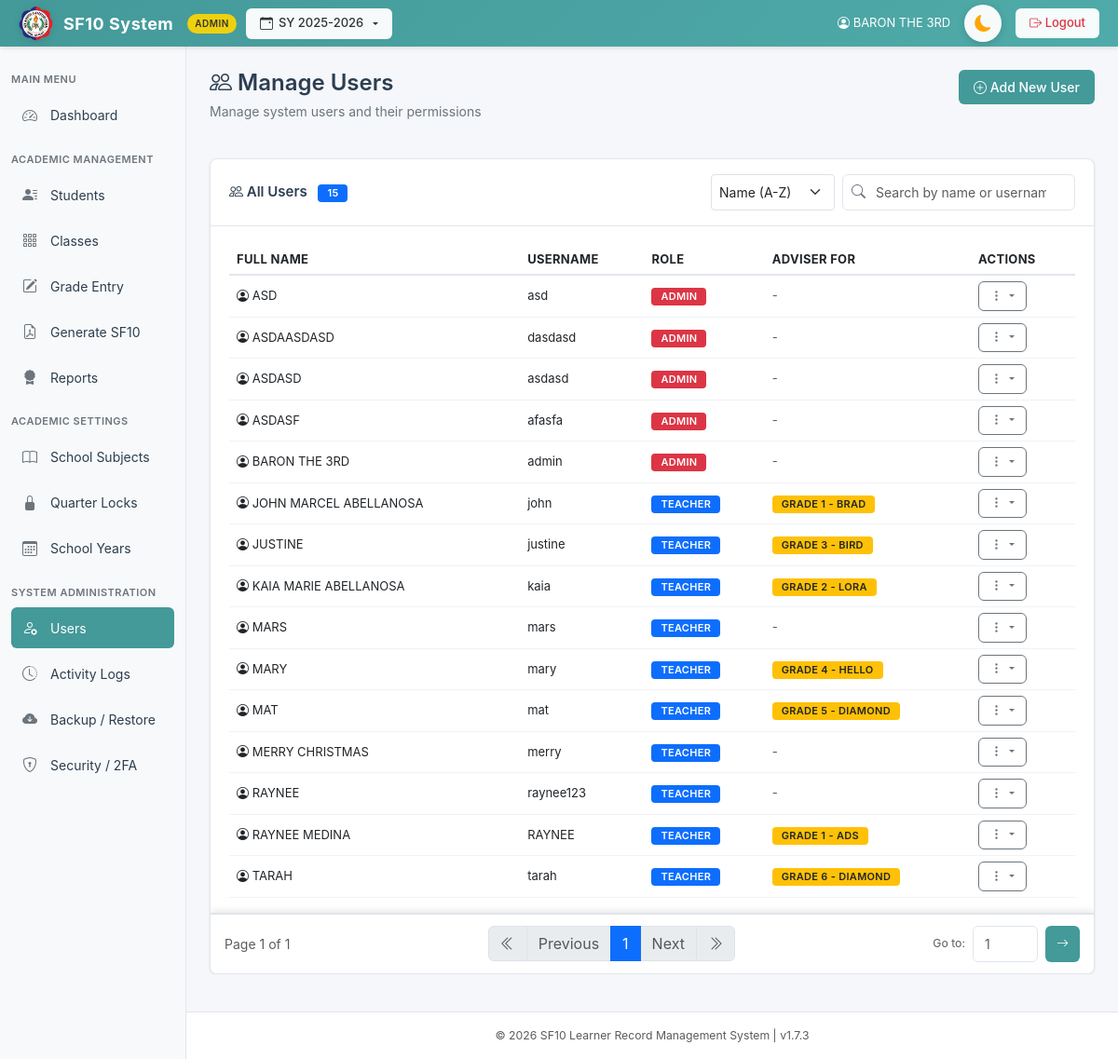
Page /pages/users.php (signed in) on the committed database.
### tables this page shows
CREATE TABLE `users` (
  `id` int(11) NOT NULL AUTO_INCREMENT,
  `username` varchar(50) NOT NULL,
  `password` varchar(255) NOT NULL,
  `full_name` varchar(100) NOT NULL,
  `role` enum('admin','teacher') NOT NULL,
  `school_name` varchar(255) DEFAULT NULL,
  `school_id` varchar(50) DEFAULT NULL,
  `district` varchar(100) DEFAULT NULL,
  `division` varchar(100) DEFAULT NULL,
  `region` varchar(100) DEFAULT NULL,
  `subject_id` int(11) DEFAULT NULL COMMENT 'For subject teachers - which subject they teach',
  `created_at` timestamp NOT NULL DEFAULT current_timestamp(),
  `totp_secret` varchar(255) DEFAULT NULL,
  `2fa_on_login` tinyint(1) DEFAULT 0,
  `remember_token` varchar(255) DEFAULT NULL,
  PRIMARY KEY (`id`),
  UNIQUE KEY `username` (`username`),
  KEY `fk_users_subject` (`subject_id`),
  CONSTRAINT `fk_users_subject` FOREIGN KEY (`subject_id`) REFERENCES `subjects` (`id`) ON DELETE SET NULL ON UPDATE CASCADE
);

### pages/users.php (the view, shortened to what this page needs)
<?php
include "../includes/db.php";
include "../templates/header.php";
$current_school_year_id = $_SESSION['school_year_id'] ?? null;
if ($current_school_year_id) {
    $sy_filter = "AND ta.school_year_id = " . intval($current_school_year_id);
} else {
    $sy_filter = "AND 1=0";
}
$search = $_GET['search'] ?? '';
$sort = $_GET['sort'] ?? 'name-asc';
$page = isset($_GET['page']) ? max(1, (int)$_GET['page']) : 1;
$items_per_page = 20;
$where_conditions = [];
$params = [];
$types = "";
$where_sql = !empty($where_conditions) ? "WHERE " . implode(" AND ", $where_conditions) : "";
$order_sql = "";
$search_order_params = [];
$search_order_types = "";
switch ($sort) {
    case 'name-asc': $order_sql .= "u.full_name ASC"; break;
}
$count_query = "SELECT COUNT(DISTINCT u.id) as total FROM users u $where_sql";
$stmt_count = $conn->prepare($count_query);
$stmt_count->execute();
$total_users = $stmt_count->get_result()->fetch_assoc()['total'];
$total_pages = ceil($total_users / $items_per_page);
$page = max(1, min($total_pages, $page));
$offset = ($page - 1) * $items_per_page;
$users_query = "SELECT u.*,
                GROUP_CONCAT(DISTINCT CASE WHEN ta.assignment_type = 'adviser'
                    THEN CONCAT('Grade ', ta.grade_level, ' - ', ta.section) END) as adviser_info,
                GROUP_CONCAT(DISTINCT CASE WHEN ta.assignment_type = 'subject'
                    THEN CONCAT(s.subject_name, ' (G', ta.grade_level, '-', ta.section, ')') END SEPARATOR ', ') as subject_info
                FROM users u
                LEFT JOIN teacher_assignments ta ON u.id = ta.teacher_id $sy_filter
                LEFT JOIN subjects s ON ta.subject_id = s.id
                $where_sql
                GROUP BY u.id
                ORDER BY $order_sql
                LIMIT ? OFFSET ?";
$stmt_users = $conn->prepare($users_query);
$final_types = $types . $search_order_types . "ii";
$final_params = array_merge($params, $search_order_params, [$items_per_page, $offset]);
$stmt_users->bind_param($final_types, ...$final_params);
$stmt_users->execute();
$users = $stmt_users->get_result();
?>
<div class="d-flex justify-content-between align-items-start mb-4">
    <div class="page-header mb-0">
        <h2><i class="bi bi-people"></i> Manage Users</h2>
        <p class="subtitle">Manage system users and their permissions</p>
    </div>
    <a href="add_user.php" class="btn btn-primary">
        <i class="bi bi-plus-circle"></i> Add New User
    </a>
</div>
<div class="card" id="usersTableCard">
  <div class="card-header d-flex justify-content-between align-items-center">
    <span>
      <i class="bi bi-people"></i> All Users
      <span class="badge bg-primary ms-2" id="userCount"><?= number_format($total_users) ?></span>
    </span>
    <div class="d-flex gap-2">
      <select id="sortUsers" class="form-select form-select-sm" style="width: auto;">
        <option value="name-asc" <?= $sort === 'name-asc' ? 'selected' : '' ?>>Name (A-Z)</option>
      </select>
      <div style="position: relative; width: 250px;">
        <input type="text" class="form-control form-control-sm" id="userSearch" placeholder="Search by name or username..." value="<?= htmlspecialchars($search) ?>" style="padding-left: 35px; padding-right: 30px;">
      </div>
    </div>
  </div>
  <div class="card-body">
    <div class="table-responsive">
      <table class="table table-hover mb-0" id="usersTable">
        <thead>
          <tr>
            <th>Full Name</th>
            <th>Username</th>
            <th>Role</th>
            <th>Adviser For</th>
            <th>Actions</th>
          </tr>
        </thead>
        <tbody>
          <?php if ($users->num_rows > 0): ?>
            <?php while($u = $users->fetch_assoc()): ?>
            <tr class="user-row">
              <td>
                <i class="bi bi-person-circle"></i> <?= htmlspecialchars(strtoupper($u['full_name'])) ?>
              </td>
              <td><?= htmlspecialchars($u['username']) ?></td>
              <td>
                <?php if ($u['role'] === 'admin'): ?>
                  <span class="badge bg-danger">Admin</span>
                <?php else: ?>
                  <span class="badge bg-primary">Teacher</span>
                <?php endif; ?>
              </td>
              <td>
                <?php if ($u['adviser_info']): ?>
                  <span class="badge bg-warning text-dark"><?= htmlspecialchars($u['adviser_info']) ?></span>
                <?php else: ?>
                  <span class="text-muted">-</span>
                <?php endif; ?>
              </td>
              <td>
                <div class="dropdown" style="position: static;">
                  <button class="btn btn-sm btn-secondary dropdown-toggle" type="button" id="actionsDropdown<?= $u['id'] ?>" data-bs-toggle="dropdown" aria-expanded="false">
                    <i class="bi bi-three-dots-vertical"></i>
                  </button>
                </div>
              </td>
            </tr>
            <?php endwhile; ?>
          <?php endif; ?>
        </tbody>
      </table>
    </div>
  </div>
  <?php if ($total_users > 0): ?>
  <div class="pagination-container">
    <div class="d-flex justify-content-between align-items-center">
      <div class="text-muted">
        Page <?= $page ?> of <?= max(1, $total_pages) ?>
      </div>
      <nav aria-label="Page navigation">
        <ul class="pagination mb-0">
          <li class="page-item <?= $page <= 1 ? 'disabled' : '' ?>">
            <a class="page-link" href="?page=1&search=<?= urlencode($search) ?>&sort=<?= urlencode($sort) ?>" title="First Page">
              <i class="bi bi-chevron-double-left"></i>
            </a>
          </li>
          <li class="page-item <?= $page <= 1 ? 'disabled' : '' ?>">
            <a class="page-link" href="?page=<?= max(1, $page - 1) ?>&search=<?= urlencode($search) ?>&sort=<?= urlencode($sort) ?>">Previous</a>
          </li>
          <?php
          $start_page = max(1, $page - 2);
          $end_page = min(max(1, $total_pages), $start_page + 4);
          $start_page = max(1, $end_page - 4);
          for($i = $start_page; $i <= $end_page; $i++):
          ?>
          <li class="page-item <?= $i == $page ? 'active' : '' ?>">
            <a class="page-link" href="?page=<?= $i ?>&search=<?= urlencode($search) ?>&sort=<?= urlencode($sort) ?>"><?= $i ?></a>
          </li>
          <?php endfor; ?>
          <li class="page-item <?= $page >= $total_pages ? 'disabled' : '' ?>">
            <a class="page-link" href="?page=<?= min($total_pages, $page + 1) ?>&search=<?= urlencode($search) ?>&sort=<?= urlencode($sort) ?>">Next</a>
          </li>
          <li class="page-item <?= $page >= $total_pages ? 'disabled' : '' ?>">
            <a class="page-link" href="?page=<?= max(1, $total_pages) ?>&search=<?= urlencode($search) ?>&sort=<?= urlencode($sort) ?>" title="Last Page">
              <i class="bi bi-chevron-double-right"></i>
            </a>
          </li>
        </ul>
      </nav>
      <div class="d-flex align-items-center gap-2">
        <span class="text-muted small">Go to:</span>
        <form method="GET" class="d-flex gap-2" onsubmit="return validatePageJump()">
          <input type="number"
                 name="page"
                 id="pageJump"
                 class="form-control form-control-sm"
                 style="width: 70px;"
                 min="1"
                 max="<?= max(1, $total_pages) ?>"
                 placeholder="<?= $page ?>"
                 title="Enter page number (1-<?= max(1, $total_pages) ?>)">
          <button type="submit" class="btn btn-sm btn-primary">
            <i class="bi bi-arrow-right"></i>
          </button>
        </form>
      </div>
    </div>
  </div>
  <?php endif; ?>
</div>
<?php include '../templates/footer.php'; ?>

### assets/css/style.css (style rules this page uses)
* { margin: 0; padding: 0; box-sizing: border-box; }
body { background-color: #f5f7fa; font-family: -apple-system, BlinkMacSystemFont, "Segoe UI", Roboto, "Helvetica Neue", Arial, sans-serif; color: #2c3e50; font-size: 14px; overflow-x: hidden; overflow-y: overlay; }
html { overflow-y: overlay; }
:root { --primary-teal: #449999; --primary-teal-dark: #3a8585; --primary-teal-light: #4FABA9; --sidebar-bg: #f8f9fa; --topbar-bg: #449999; --text-dark: #2c3e50; --text-muted: #6c757d; --border-color: #e1e5eb; --card-shadow: 0 1px 3px rgba(0, 0, 0, 0.08); --hover-bg: #f0f2f5; --card-bg: #ffffff; --input-bg: #ffffff; --input-border: #ced4da; --input-text: #212529; }
.page-header { margin-bottom: 25px; }
.page-header h2 { color: var(--text-dark); font-size: 24px; font-weight: 600; margin-bottom: 5px; }
.page-header .subtitle { color: var(--text-muted); font-size: 14px; }
.card { border: 1px solid var(--border-color); border-radius: 8px; box-shadow: var(--card-shadow); background: white; margin-bottom: 20px; }
.card-header { background: white; border-bottom: 1px solid var(--border-color); padding: 16px 20px; font-weight: 600; color: var(--text-dark); font-size: 15px; border-radius: 8px 8px 0 0 !important; }
.card-body { padding: 20px; }
.btn { border-radius: 6px; font-weight: 500; padding: 8px 16px; font-size: 14px; transition: all 0.2s; border: none; }
.btn-primary { background-color: var(--primary-teal); color: white; }
.btn-secondary { background-color: #ffffff !important; border-color: #6c757d; color: #6c757d !important; border-width: 1px; border-style: solid; }
.btn-secondary i { color: #6c757d !important; }
.btn-sm { padding: 5px 12px; font-size: 13px; }
.table { font-size: 13px; }
.table thead { background: #f8f9fa; color: var(--text-dark); font-weight: 600; border-bottom: 2px solid var(--border-color); }
.table thead th { padding: 12px; border: none; font-size: 13px; text-transform: uppercase; letter-spacing: 0.3px; }
.table tbody td { padding: 12px; vertical-align: middle; border-bottom: 1px solid #f0f2f5; }
.form-control { border: 1px solid var(--border-color); border-radius: 6px; padding: 8px 12px; transition: all 0.3s; }
.badge { padding: 4px 10px; border-radius: 4px; font-size: 11px; font-weight: 600; text-transform: uppercase; letter-spacing: 0.3px; }
@media (min-width: 992px) { .table { font-size: 14px; } }

### templates/header.php (style rules this page uses)
html, body { background-color: #f4f7fb; }

### pages/users.php (style rules this page uses)
html, body { overflow: hidden !important; height: 100vh; margin: 0; padding: 0; }
body { display: flex; flex-direction: column; }
#mainContent > * { flex-shrink: 0; }
#usersTableCard { flex: 1 1 auto; display: flex; flex-direction: column; min-height: 0; overflow: hidden; margin-bottom: 0 !important; }
#usersTableCard .card-body { flex: 1 1 auto; display: flex; flex-direction: column; min-height: 0; overflow: hidden; padding-bottom: 1rem !important; }
#usersTableCard .table-responsive { flex: 1 1 auto; min-height: 0; overflow-y: auto !important; overflow-x: hidden; margin-bottom: 0; }
#usersTable { font-size: 13px; width: 100%; margin-bottom: 0; }
#usersTable th, #usersTable td { padding: 6px 8px; }
#usersTable thead { position: sticky; top: 0; z-index: 10; background: var(--card-bg, #fff); }
.pagination-container { flex-shrink: 0; position: sticky; bottom: 0; z-index: 1000; background: var(--card-bg); border-top: 2px solid var(--border-color); padding: 12px 15px; box-shadow: 0 -2px 8px rgba(0,0,0,0.1); }

### rows in the picture
users: full_name "ASD", username "asd", role "ADMIN"
users: full_name "ASDAASDASD", username "dasdasd", role "ADMIN"
users: full_name "ASDASD", username "asdasd", role "ADMIN"
users: full_name "ASDASF", username "afasfa", role "ADMIN"
users: full_name "BARON THE 3RD", username "admin", role "ADMIN"
users: full_name "JOHN MARCEL ABELLANOSA", username "john", role "TEACHER", adviser_info "GRADE 1 - BRAD"
users: full_name "JUSTINE", username "justine", role "TEACHER", adviser_info "GRADE 3 - BIRD"
users: full_name "KAIA MARIE ABELLANOSA", username "kaia", role "TEACHER", adviser_info "GRADE 2 - LORA"
users: full_name "MARS", username "mars", role "TEACHER"
users: full_name "MARY", username "mary", role "TEACHER", adviser_info "GRADE 4 - HELLO"
users: full_name "MAT", username "mat", role "TEACHER", adviser_info "GRADE 5 - DIAMOND"
users: full_name "MERRY CHRISTMAS", username "merry", role "TEACHER"
users: full_name "RAYNEE", username "raynee123", role "TEACHER"
users: full_name "RAYNEE MEDINA", username "RAYNEE", role "TEACHER", adviser_info "GRADE 1 - ADS"
users: full_name "TARAH", username "tarah", role "TEACHER", adviser_info "GRADE 6 - DIAMOND"

### other values in the picture
$_SESSION['school_year'] "2025-2026"
$user['full_name'] "BARON THE 3RD"
$total_users "15"
$page "1"
max(1, $total_pages) "1"
